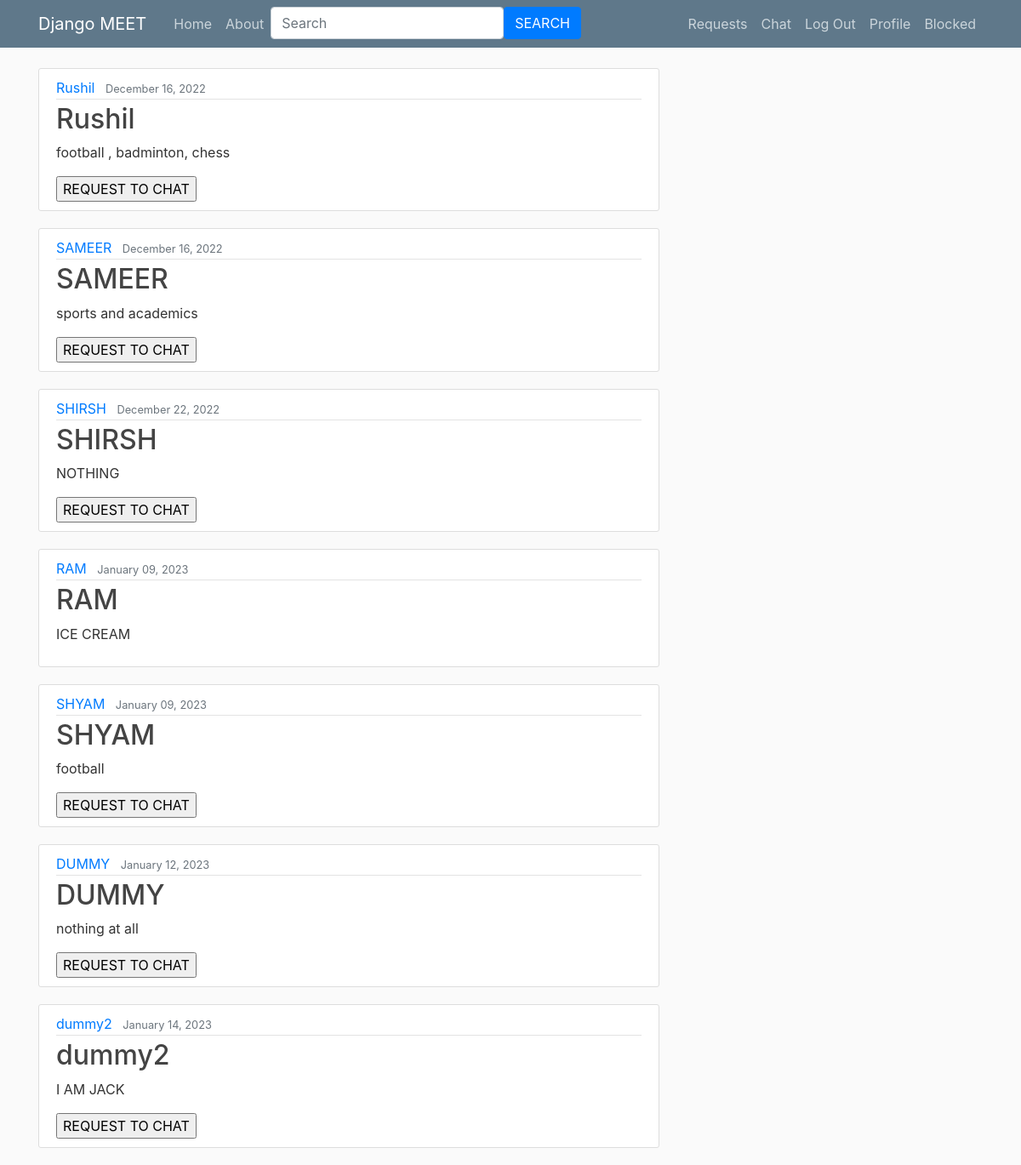
The page / (signed in) on the database its author committed.
### meet/models.py (models this page shows, shortened)
class Profile(models.Model):
    name = models.CharField(max_length=100)
    likes = models.TextField()
    date_posted = models.DateTimeField(auto_now_add=True)
    username = models.ForeignKey(User, on_delete=models.CASCADE)

### meet/views.py (the view)
# urls.py: 2. Add a URL to urlpatterns:  path('', views.home, name='home')
@login_required
def home(request):
    names = Profile.objects.values_list('name')
    person = 'default'
    user1 = request.user.username
    dummylist = []
    for a in names:
        dummylist.append(a[0])
    if user1 not in dummylist:
       return redirect('profile/new/')
    a = Block.objects.filter(blocked_by = request.user.username )
    l = []
    for b in a:
        l.append(b.person_blocked)
    context = {
        'profiles': Profile.objects.filter().exclude(name__in = l)
    }
    return render(request, 'meet/home.html',context)

### meet/templates/meet/home.html (shortened to what this page needs)
{% extends 'meet/base.html' %}
{% block content %}
        {% for profile in profiles %}
              <article class="media content-section">
                      <div class="media-body">
                        <div class="article-metadata">
                          <a class="mr-2" href="{% url 'profile-detail' profile.id %}">{{ profile.name }}</a>
                          <small class="text-muted" >{{ profile.date_posted|date:"F d, Y" }}</small>
                        </div>
                        <h2><a class="article-title" >{{ profile.name }}</a></h2>
                        <p class="article-content">{{ profile.likes }}</p>
                      {% if profile.name != user.username %}
                        <form action="req_to_chat" method="post">
                        <input type="submit" value="REQUEST TO CHAT">
                      </form>
                      {% endif %}
                      </div>
                    </article>
        {% endfor %}
{% endblock content %}

### meet/static/meet/main.css (style rules this page uses)
body { background: #fafafa; color: #333333; margin-top: 5rem; }
h1, h2, h3, h4, h5, h6 { color: #444444; }
.content-section { background: #ffffff; padding: 10px 20px; border: 1px solid #dddddd; border-radius: 3px; margin-bottom: 20px; }
.article-title { color: #444444; }
.article-content { white-space: pre-line; }
.article-metadata { padding-bottom: 1px; margin-bottom: 4px; border-bottom: 1px solid #e3e3e3 }

### rows shown on the page
Profile: name "Rushil", date_posted "December 16, 2022", likes "football , badminton, chess"
Profile: name "SAMEER", date_posted "December 16, 2022", likes "sports and academics"
Profile: name "SHIRSH", date_posted "December 22, 2022", likes "NOTHING"
Profile: name "RAM", date_posted "January 09, 2023", likes "ICE CREAM"
Profile: name "SHYAM", date_posted "January 09, 2023", likes "football"
Profile: name "DUMMY", date_posted "January 12, 2023", likes "nothing at all"
Profile: name "dummy2", date_posted "January 14, 2023", likes "I AM JACK"
